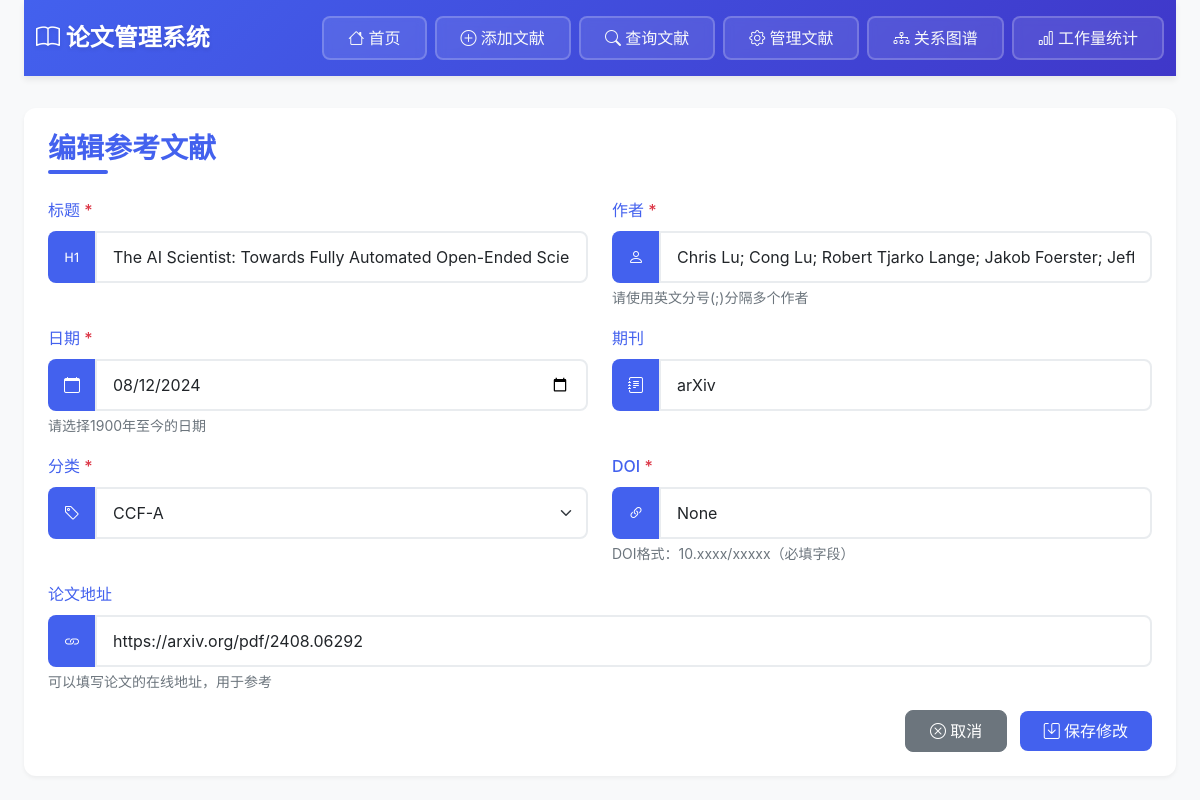
Page /edit/1 on the earlier database version.
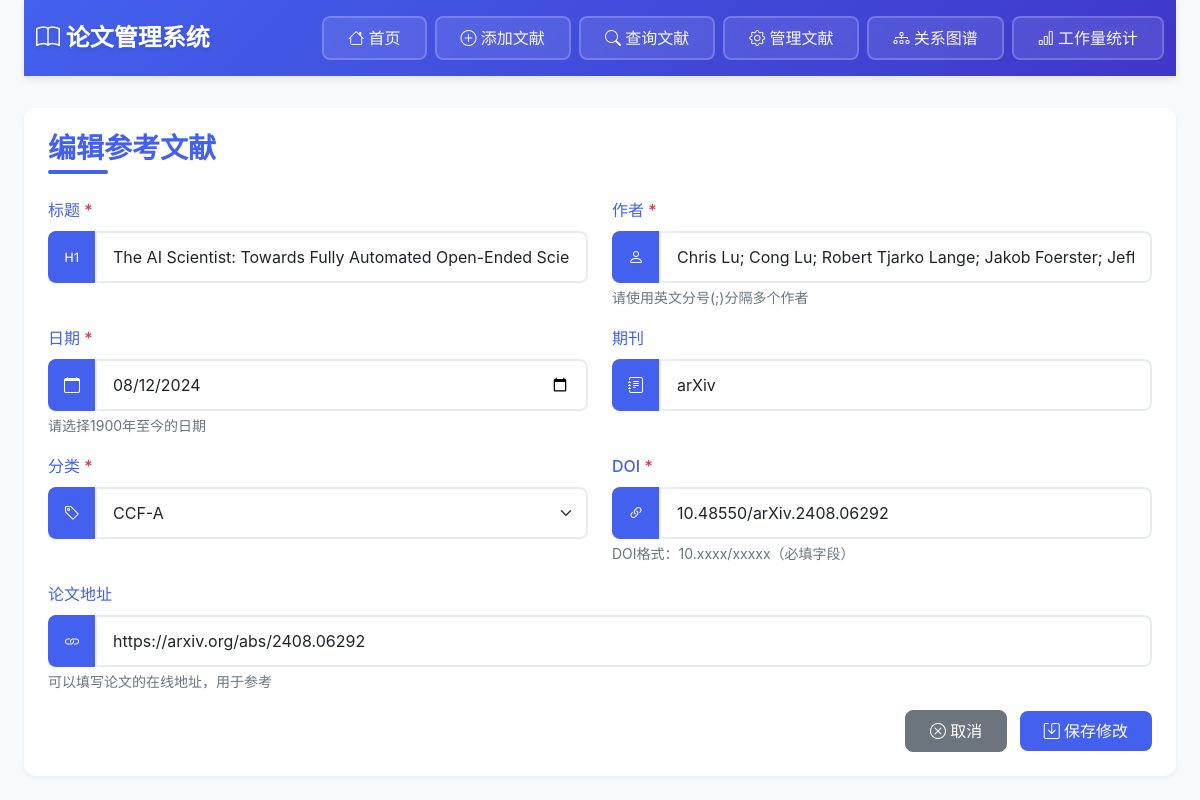
Same page on the later database version.
### tables this page shows
CREATE TABLE "paper_references" (
                id INTEGER PRIMARY KEY AUTOINCREMENT,
                title TEXT NOT NULL,
                authors TEXT NOT NULL CHECK (authors != ''),
                date TEXT NOT NULL,
                journal TEXT,
                category TEXT CHECK (category IN ('CCF-A', 'CCF-B', 'CCF-C', 'SCI', 'EI', '其他')),
                doi TEXT,
                paper_url TEXT,  -- 论文在线地址
                local_pdf TEXT,  -- 本地PDF文件名
                created_at TIMESTAMP DEFAULT CURRENT_TIMESTAMP,
                updated_at TIMESTAMP DEFAULT CURRENT_TIMESTAMP
            );

### app.py (the view, shortened to what this page needs)
@app.route('/edit/<int:ref_id>', methods=['GET', 'POST'])
def edit(ref_id):
    categories = ["CCF-A", "CCF-B", "CCF-C", "SCI", "EI", "其他"]
    ref = get_reference_by_id(ref_id)
    if not ref:
        return redirect('/manage')
    return render_template('edit.html', ref=ref, categories=categories, now=datetime.datetime.now())

### app.py (called while the page is built)
@app.after_request
def add_header(response):
    if response.mimetype == 'text/html':
        response.headers['Cache-Control'] = 'no-cache, no-store, must-revalidate'
        response.headers['Pragma'] = 'no-cache'
        response.headers['Expires'] = '0'
    return response

### database.py (called while the page is built)
def get_reference_by_id(ref_id: int) -> Optional[Tuple]:
    results = db.execute_query(
        '''SELECT * FROM "paper_references" WHERE id = ?''',
        (ref_id,)
    )
    return results[0] if results else None

    @contextmanager
    def get_connection(self):
        conn = sqlite3.connect(self.db_path)
        try:
            yield conn
        finally:
            conn.close()

    def execute_query(self, query: str, params: tuple = ()) -> List[Tuple]:
        with self.get_connection() as conn:
            cur = conn.cursor()
            cur.execute(query, params)
            return cur.fetchall()

### templates/edit.html (shortened to what the changed rows need)
{% extends "layout.html" %}
{% block content %}
<div class="card">
    <div class="card-body">
        <h2 class="page-title">编辑参考文献</h2>
        <form method="post" class="needs-validation" novalidate>
            <div class="row">
                <div class="col-md-6 mb-3">
                    <div class="input-group">
                        <span class="input-group-text"><i class="bi bi-type-h1"></i></span>
                        <input type="text" name="title" class="form-control" value="{{ ref[1] }}" required>
                    </div>
                </div>
                <div class="col-md-6 mb-3">
                    <div class="input-group">
                        <span class="input-group-text"><i class="bi bi-person"></i></span>
                        <input type="text" name="authors" class="form-control" value="{{ ref[2] }}" required
                               placeholder="多个作者用英文分号(;)分隔，例如：张三; 李四; 王五">
                    </div>
                </div>
            </div>
            <div class="row">
                <div class="col-md-6 mb-3">
                    <div class="input-group">
                        <span class="input-group-text"><i class="bi bi-calendar"></i></span>
                        <input type="date" name="date" class="form-control" value="{{ ref[3] }}" required
                               min="1900-01-01" max="{{ now.strftime('%Y-%m-%d') }}">
                    </div>
                </div>
                <div class="col-md-6 mb-3">
                    <div class="input-group">
                        <span class="input-group-text"><i class="bi bi-journal-text"></i></span>
                        <input type="text" name="journal" class="form-control" value="{{ ref[4] }}">
                    </div>
                </div>
            </div>
            <div class="row">
                <div class="col-md-6 mb-3">
                    <div class="input-group">
                        <span class="input-group-text"><i class="bi bi-tag"></i></span>
                        <select name="category" class="form-select" required>
                            {% for cat in categories %}
                            <option value="{{ cat }}" {% if cat == ref[5] %}selected{% endif %}>{{ cat }}</option>
                            {% endfor %}
                        </select>
                    </div>
                </div>
                <div class="col-md-6 mb-3">
                    <div class="input-group">
                        <span class="input-group-text"><i class="bi bi-link-45deg"></i></span>
                        <input type="text" name="doi" class="form-control" value="{{ ref[6] }}" required
                               pattern="10\.\d{4,}(?:\.\d+)*\/.+"
                               placeholder="例如：10.1000/182 或 10.1038/nphys1170">
                    </div>
                </div>
            </div>
            <div class="row">
                <div class="col-12 mb-3">
                    <div class="input-group">
                        <span class="input-group-text"><i class="bi bi-link"></i></span>
                        <input type="url" name="paper_url" class="form-control" value="{{ ref[7] }}"
                               placeholder="论文的在线地址（可选）">
                    </div>
                </div>
            </div>
        </form>
    </div>
</div>
{% endblock %}

Differences in the rows shown:
changed paper_references "The AI Scientist: Towards Fully Automated Open-Ended Scientific Discovery": doi (not shown) → "10.48550/arXiv.2408.06292"; paper_url "https://arxiv.org/pdf/2408.06292" → "https://arxiv.org/abs/2408.06292"
Other differences:
form field doi: "None" → (not shown)
